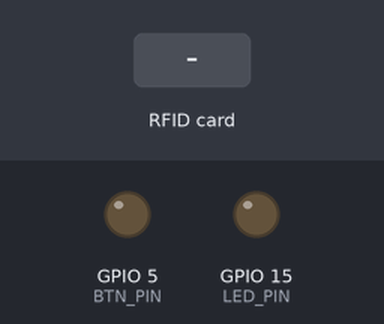
The sketch below on a simulated ESP8266 (NodeMCU). On the bench: output pins drawn as LEDs (lit = HIGH). The inputs (shaded band) are chosen by the test bench. WiFi joins after 1.5 s; servers stay silent unless stated; uploads are accepted with an empty reply; what the sketch prints to the serial monitor is not drawn.

Above: at 2.7 s.
2.8 s: RFID card 5E 7A 19 C4 held to the reader
At 3.5 s:
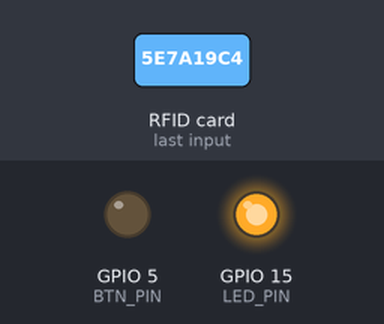
Timing chart, 0 to 5.8 s (numbered marks = the images above; inputs shaded):
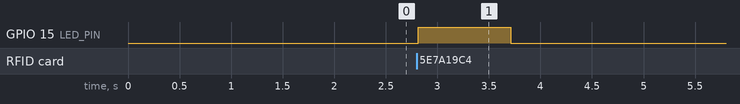

Measured:
- after the input at 2.8 s, GPIO 15 (LED_PIN): LOW → HIGH at once, → LOW 0.90 s later

The sketch:

sketch_NodeMCU.ino
```cpp
#include <SPI.h>
#include <MFRC522.h>

#include <ESP8266HTTPClient.h>
#include <ESP8266WiFi.h>

//Nerwork SSID
const char* ssid = "Infinix NOTE 30 Pro";
const char* password = "kosan_ujung";

//pengenalan host (server) = ip address komputer server
const char* host = "192.168.142.20";

#define LED_PIN 15 //D8
#define BTN_PIN 5 //D1

//sediakan variabel RFID
#define SDA_PIN 2 //D4
#define RST_PIN 0 //D3

MFRC522 mfrc522(SDA_PIN, RST_PIN);

void setup() {
  Serial.begin(9600);

  //setting koneksi wifi
  WiFi.hostname("NodeMCU");
  WiFi.begin(ssid, password);

  //cek koneksi wifi
  while(WiFi.status() != WL_CONNECTED)
  {
    //progress sedang mencari wifi
    delay(500);
    Serial.print(".");
  }
    Serial.println("WiFi Connected");
    Serial.println("IP Address : ");
    Serial.println(WiFi.localIP());

    pinMode(LED_PIN, OUTPUT);
    pinMode(BTN_PIN, OUTPUT);

    SPI.begin();
    mfrc522.PCD_Init();
    Serial.println("Mohon Dekatkan Kartu Anda ke Reader");
    Serial.println();
}

void loop() {
  //baca status pin button kemudian uji
  if(digitalRead(BTN_PIN)==1) //ditekan
  {
    //nyalakan lampu LED
    digitalWrite(LED_PIN, HIGH);
    while(digitalRead(BTN_PIN)==1) ;   //menahan proses sampai tombol dilepas

    //ubah mode absen di aplikasi web
    String getData, Link ;
    HTTPClient http ;
    //get data
    Link = "http://192.168.142.20/absen/ubahmode.php";
    http.begin(Link);

    int httpCode = http.GET();
    String payload = http.getString();

    Serial.println(payload);
    http.end();
  }

    //matikan lampu LED
    digitalWrite(LED_PIN, LOW);

    if(!mfrc522.PICC_IsNewCardPresent())
      return ;

    if(! mfrc522.PICC_ReadCardSerial())
      return ;

    String IDTAG ="";
    for(byte i=0; i<mfrc522.uid.size; i++)
    {
      IDTAG +=mfrc522.uid.uidByte[i];
    }

    //nyalakan lampu LED
    digitalWrite(LED_PIN, HIGH);

    //kirim nomor kartu RFID untuk di simpan ke tabel tmprfid
    WiFiClient client;
    const int httpPort = 80;
    if(!client.connect(host, httpPort))
    {
      Serial.println("Connection Failed");
      return;
    }

    String Link;
    HTTPClient http;
    Link ="http://192.168.142.20/absen/kirimkartu.php?nokartu=" + IDTAG;
    http.begin(Link);

    int httpCode =http.GET();
    String payload = http.getString();
    Serial.println(payload);
    http.end();

    delay(500);

}
```
